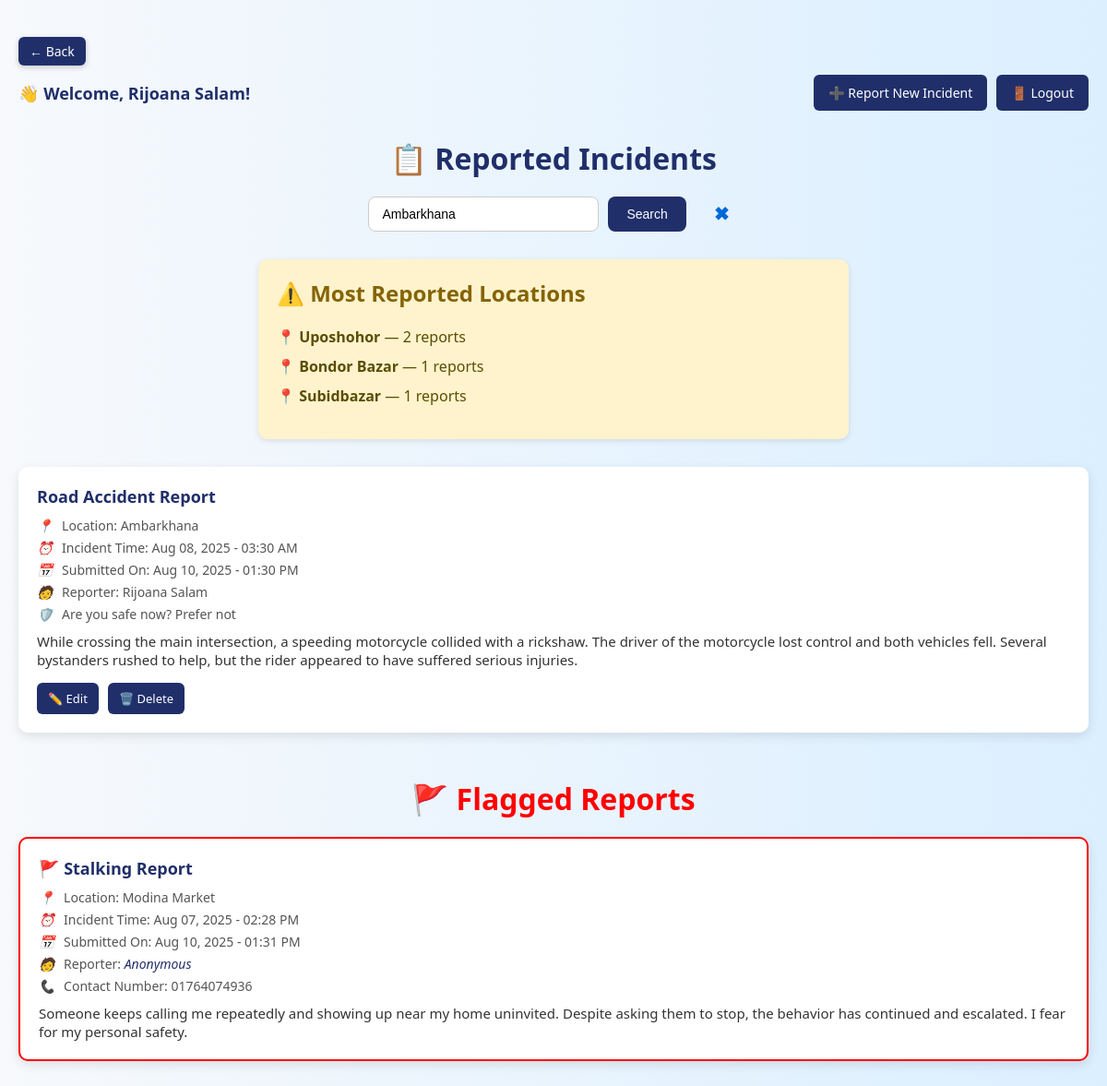
/dashboard.php?location=Ambarkhana (signed in), run on the app's committed database.
### tables this page shows
CREATE TABLE `incidents` (
  `id` int(11) NOT NULL,
  `user_id` int(11) DEFAULT NULL,
  `type` varchar(50) DEFAULT NULL,
  `location` varchar(100) DEFAULT NULL,
  `incident_time` datetime DEFAULT NULL,
  `description` text DEFAULT NULL,
  `created_at` timestamp NOT NULL DEFAULT current_timestamp(),
  `safety_status` varchar(50) NOT NULL,
  `contact_number` varchar(20) DEFAULT NULL,
  `status` varchar(20) DEFAULT 'Pending',
  `is_fake` tinyint(1) DEFAULT 0,
  `anonymous` tinyint(1) DEFAULT 0,
  `location_id` int(11) DEFAULT NULL,
  `type_id` int(11) DEFAULT NULL,
  `flagged` tinyint(1) NOT NULL DEFAULT 0
);

CREATE TABLE `incident_types` (
  `type_id` int(11) NOT NULL,
  `type_name` varchar(100) NOT NULL
);

CREATE TABLE `locations` (
  `location_id` int(11) NOT NULL,
  `name` varchar(100) NOT NULL,
  `zone_type` varchar(50) DEFAULT NULL
);

CREATE TABLE `users` (
  `Id` int(11) NOT NULL,
  `fullname` varchar(100) NOT NULL,
  `Email` varchar(100) NOT NULL,
  `Password` varchar(255) NOT NULL,
  `NID` varchar(20) NOT NULL,
  `created_at` timestamp NOT NULL DEFAULT current_timestamp(),
  `is_admin` tinyint(1) NOT NULL DEFAULT 0
);

CREATE TABLE `feedback` (
  `feedback_id` int(11) NOT NULL,
  `report_id` int(11) NOT NULL,
  `response` varchar(10) NOT NULL
);

### dashboard.php (the view, shortened to what this page needs)
<?php
$conn = new mysqli("localhost", "root", "", "nirapodpoth_db");
$user_id = $_SESSION["user_id"];
$fullname = $_SESSION["fullname"] ?? 'User';
$locationFilter = $_GET['location'] ?? '';
$sql = "SELECT
    incidents.id,
    incidents.user_id,
    users.fullname AS reporter_name,
    incident_types.type_name AS incident_type,
    incidents.incident_time,
    incidents.description,
    incidents.safety_status,
    incidents.created_at,
    incidents.contact_number,
    locations.name AS location_name,
    feedback.response AS feedback_response
FROM incidents
LEFT JOIN users ON incidents.user_id = users.id
LEFT JOIN locations ON incidents.location_id = locations.location_id
LEFT JOIN incident_types ON incidents.type_id = incident_types.type_id
LEFT JOIN feedback ON incidents.id = feedback.report_id
WHERE incidents.status = 'Verified'
  AND incidents.is_fake = 0";
if (!empty($locationFilter)) {
    $locationFilterEscaped = $conn->real_escape_string($locationFilter);
    $sql .= " AND locations.name LIKE '%$locationFilterEscaped%'";
}
$sql .= " ORDER BY incidents.created_at DESC";
$result = $conn->query($sql);
$topLocationsSql = "
    SELECT l.name AS location_name, COUNT(i.id) AS total_reports
    FROM incidents i
    LEFT JOIN locations l ON i.location_id = l.location_id
    WHERE i.status = 'Verified' AND i.is_fake = 0
    GROUP BY l.location_id
    ORDER BY total_reports DESC
    LIMIT 3
";
$topLocationsResult = $conn->query($topLocationsSql);
$flaggedSql = "SELECT
    incidents.id,
    incidents.user_id,
    users.fullname AS reporter_name,
    incident_types.type_name AS incident_type,
    incidents.incident_time,
    incidents.description,
    incidents.safety_status,
    incidents.created_at,
    incidents.contact_number,
    locations.name AS location_name
FROM incidents
LEFT JOIN users ON incidents.user_id = users.id
LEFT JOIN locations ON incidents.location_id = locations.location_id
LEFT JOIN incident_types ON incidents.type_id = incident_types.type_id
WHERE incidents.is_fake = 1
ORDER BY incidents.created_at DESC";
$flaggedResult = $conn->query($flaggedSql);
?>
<!DOCTYPE html>
<html lang="en">
<head>
</head>
<body>
<?php
  $backUrl = ($_SESSION['is_admin'] ?? false) ? 'choose_dashboard.php' : 'index.php';
?>
<a href="<?= htmlspecialchars($backUrl) ?>" style="
  display: inline-block;
  margin-bottom: 10px;
  padding: 6px 12px;
  background-color: #202F6A;
  color: white;
  text-decoration: none;
  font-size: 14px;
  border-radius: 6px;
  box-shadow: 0 2px 6px rgba(0,0,0,0.2);
  transition: background-color 0.3s ease;
">
  ← Back
</a>
  <div class="top-bar">
    <div class="welcome">👋 Welcome, <?= htmlspecialchars($fullname) ?>!</div>
    <div class="actions">
      <a href="report_incident.php" class="btn">➕ Report New Incident</a>
      <a href="logout.php" class="btn">🚪 Logout</a>
    </div>
  </div>
  <h1>📋 Reported Incidents</h1>
  <div class="floating-search-wrapper">
    <form method="GET" class="floating-search-bar" id="searchForm">
      <input type="text" name="location" placeholder="Search by location" value="<?= htmlspecialchars($_GET['location'] ?? '') ?>">
      <button type="submit">Search</button>
      <div class="close-btn" onclick="toggleSearchBar(false)">✖</div>
    </form>
  </div>
  <?php if ($topLocationsResult && $topLocationsResult->num_rows > 0): ?>
    <div class="top-locations">
      <h2>⚠️ Most Reported Locations</h2>
      <ul>
        <?php while ($loc = $topLocationsResult->fetch_assoc()): ?>
          <li>📍 <strong><?= htmlspecialchars($loc['location_name'] ?? 'Unknown') ?></strong> — <?= $loc['total_reports'] ?> reports</li>
        <?php endwhile; ?>
      </ul>
    </div>
  <?php endif; ?>
  <div class="incident-container">
    <?php
    if ($result && $result->num_rows > 0) {
        while ($row = $result->fetch_assoc()) {
    ?>
        <div class="card">
          <h3><?= htmlspecialchars($row['incident_type']) ?> Report</h3>
          <div class="meta">
            <span><i>📍</i> Location: <?= htmlspecialchars($row['location_name'] ?? 'Unknown') ?></span>
            <span><i>⏰</i> Incident Time: <?= date("M d, Y - h:i A", strtotime($row['incident_time'])) ?></span>
            <span><i>📅</i> Submitted On: <?= date("M d, Y - h:i A", strtotime($row['created_at'])) ?></span>
            <span><i>🧑</i> Reporter:
              <?= !empty($row['reporter_name']) ? htmlspecialchars($row['reporter_name']) : '<i>Anonymous</i>' ?>
            </span>
            <?php if (!empty($row['feedback_response'])): ?>
              <span><i>🛡️</i> Are you safe now? <?= htmlspecialchars($row['feedback_response']) ?></span>
            <?php endif; ?>
          </div>
          <div class="description"><?= nl2br(htmlspecialchars($row['description'])) ?></div>
          <?php if ($row['user_id'] == $user_id): ?>
            <div class="edit-delete">
              <a href="edit_report.php?id=<?= $row['id'] ?>" class="btn">✏️ Edit</a>
              <a href="delete_report.php?id=<?= $row['id'] ?>" class="btn" onclick="return confirm('Are you sure you want to delete this report?');">🗑️ Delete</a>
            </div>
          <?php endif; ?>
        </div>
    <?php
        }
    } else {
        echo "<p style='text-align:center;'>No incidents found matching your search.</p>";
    }
    ?>
  </div>
  <?php if ($flaggedResult && $flaggedResult->num_rows > 0): ?>
    <h1 style="margin-top:50px; color:red; text-align:center;">🚩 Flagged Reports</h1>
    <div class="incident-container">
      <?php while ($flag = $flaggedResult->fetch_assoc()): ?>
        <div class="card" style="border: 2px solid red;">
          <h3>🚩 <?= htmlspecialchars($flag['incident_type']) ?> Report</h3>
          <div class="meta">
            <span><i>📍</i> Location: <?= htmlspecialchars($flag['location_name'] ?? 'Unknown') ?></span>
            <span><i>⏰</i> Incident Time: <?= date("M d, Y - h:i A", strtotime($flag['incident_time'])) ?></span>
            <span><i>📅</i> Submitted On: <?= date("M d, Y - h:i A", strtotime($flag['created_at'])) ?></span>
            <span><i>🧑</i> Reporter:
              <?= !empty($flag['reporter_name']) ? htmlspecialchars($flag['reporter_name']) : '<i>Anonymous</i>' ?>
            </span>
            <?php if (!empty($flag['contact_number']) && ($_SESSION['is_admin'] ?? false)): ?>
              <span><i>📞</i> Contact Number: <?= htmlspecialchars($flag['contact_number']) ?></span>
            <?php endif; ?>
          </div>
          <div class="description"><?= nl2br(htmlspecialchars($flag['description'])) ?></div>
        </div>
      <?php endwhile; ?>
    </div>
  <?php endif; ?>
</body>
</html>

### dashboard.php (style rules this page uses)
body { margin: 0; font-family: 'Segoe UI', sans-serif; background: linear-gradient(to right, #f7f9fc, #dbefff); padding: 40px 20px; }
.top-bar { display: flex; justify-content: space-between; align-items: center; margin-bottom: 30px; }
.welcome { font-size: 18px; font-weight: bold; color: #202F6A; }
.actions { display: flex; gap: 10px; }
.btn { background-color: #202F6A; color: white; border: none; padding: 10px 16px; border-radius: 6px; cursor: pointer; font-size: 14px; text-decoration: none; display: inline-block; }
h1 { text-align: center; color: #202F6A; margin-bottom: 20px; }
.floating-search-wrapper { position: relative; text-align: center; margin-bottom: 30px; }
.floating-search-bar { display: none; justify-content: center; flex-wrap: wrap; gap: 10px; margin-top: 20px; animation: fadeIn 0.3s ease; }
.floating-search-bar input { padding: 10px 14px; font-size: 14px; border: 1px solid #ccc; border-radius: 8px; outline: none; min-width: 220px; }
.floating-search-bar button { background-color: #202F6A; color: white; border: none; padding: 10px 20px; border-radius: 8px; cursor: pointer; font-size: 14px; }
.close-btn { font-size: 20px; font-weight: bold; color: #0068d7ff; background: none; border: none; cursor: pointer; margin-left: 10px; padding: 5px 10px; }
.top-locations { margin-bottom: 30px; background: #fff3cd; padding: 20px; border-radius: 10px; box-shadow: 0 2px 6px rgba(0,0,0,0.1); max-width: 600px; margin-left: auto; margin-right: auto; }
.top-locations h2 { color: #856404; margin-top: 0; }
.top-locations ul { list-style: none; padding-left: 0; font-size: 16px; color: #5a4d00; }
.top-locations li { margin-bottom: 10px; }
.incident-container { display: grid; grid-template-columns: repeat(auto-fit, minmax(320px, 1fr)); gap: 20px; }
.card { background: white; border-radius: 10px; box-shadow: 0 4px 12px rgba(0,0,0,0.1); padding: 20px; transition: 0.3s; position: relative; }
.card h3 { margin: 0; color: #202F6A; font-size: 18px; }
.card .meta { font-size: 14px; margin: 10px 0; color: #555; }
.card .description { font-size: 15px; color: #333; margin-top: 10px; overflow: visible !important; }
.meta span { display: block; margin-bottom: 5px; white-space: normal; word-wrap: break-word; overflow-wrap: break-word; }
.meta i { margin-right: 6px; color: #202F6A; }
.edit-delete { margin-top: 15px; display: flex; gap: 10px; }
.edit-delete .btn { font-size: 13px; padding: 8px 12px; }

### data on the page
incidents: type.type_name "Road Accident", location.name "Ambarkhana", incident_time "Aug 08, 2025 - 03:30 AM", created_at "Aug 10, 2025 - 01:30 PM", user.fullname "Rijoana Salam", feedback.response "Prefer not", description "While crossing the main intersection, a speeding motorcycle collided with a rickshaw. The driver of the motorcycle lost control and both vehicles fell. Several bystanders rushed to help, but the rider appeared to have suffered serious injuries."
incidents: type.type_name "Stalking", location.name "Modina Market", incident_time "Aug 07, 2025 - 02:28 PM", created_at "Aug 10, 2025 - 01:31 PM", contact_number "01764074936", description "Someone keeps calling me repeatedly and showing up near my home uninvited. Despite asking them to stop, the behavior has continued and escalated. I fear for my personal safety."

### other printed values
$fullname "Rijoana Salam"
$loc['location_name'] "Uposhohor"
$loc['total_reports'] "2"
$loc['location_name'] "Bondor Bazar"
$loc['total_reports'] "1"
$loc['location_name'] "Subidbazar"
